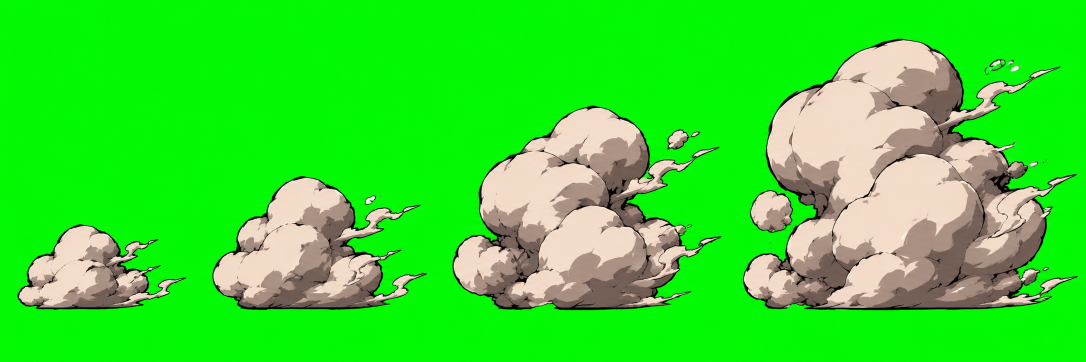
#> input picture art/fx-smoke.png, 2172 x 724 px (shown at 1/2 size)
$ python prepare_fx.py
#> lines starting #> are read from the running program, lines starting #| are printed output that depends on the picture
#> in main, rgb is the input picture: shape (724, 2172, 3); mean R, G, B 57, 221.9, 47.1
### lab/tools/prepare_poses.py
"""Découpe les illustrations du personnage (garde, transition, marche) en calques pour le moteur.

Usage (depuis lab/) : python3 tools/prepare_poses.py [--debug dossier]
Lit, dans art/ à la racine du dépôt, hero-guard.png, hero-step.png, hero-walk.png, hero-dash-forward.png, hero-dash-back.png,
hero-crouch-step.png, hero-crouch.png, hero-block-step.png, hero-block.png, hero-crouch-block.png les quatre hero-jump-*.png les neuf hero-punch-*.png, les six hero-jab-*.png, les six hero-special-*.png, les deux hero-hurt*.png, les trois hero-ground-*.png, les quatre hero-ko-*.png, les quatre hero-exit-*.png et les deux hero-kick-*.png
(fond vert uni, 1024 x 1536).
Écrit un atlas par pose dans ../game/public/assets/hero/ et ../game/src/hero/poseData.ts.
Les polygones et les articulations sont tracés à la main pour ces illustrations.
"""
import sys
from pathlib import Path

import cv2
import numpy as np
from PIL import Image

ROOT = Path(__file__).resolve().parent.parent    # le dossier lab/
ART = ROOT.parent / 'art'                        # les illustrations sont à la racine du dépôt, communes au lab et au folio
GAME = ROOT.parent / 'game'                      # moteur et images du jeu, communs au lab et au folio
OUT = GAME / 'public' / 'assets' / 'hero'
DATA = GAME / 'src' / 'hero' / 'poseData.ts'
DEBUG = Path(sys.argv[sys.argv.index('--debug') + 1]) if '--debug' in sys.argv else None
PAD = 8
W, H = 1024, 1536
WHITE = np.array([242, 238, 238], np.float32)

# Logos de marque à effacer sur les baskets : dans chaque polygone, les pixels sombres deviennent blancs.
LOGOS = dict(
    exitLean=[[(693, 1338), (722, 1348), (752, 1354), (774, 1346), (779, 1366), (762, 1389), (738, 1385), (697, 1362)]],
    guard=[[(780, 1345), (822, 1345), (876, 1375), (876, 1403), (838, 1403), (780, 1368)]],
    walk=[[(108, 1293), (136, 1293), (216, 1335), (216, 1359), (180, 1359), (108, 1318)],
          [(765, 1400), (800, 1370), (848, 1370), (848, 1398), (820, 1426), (770, 1432)]],
    step=[],
    crouchStep=[],
    crouch=[],
    blockStep=[],
    block=[],
    crouchBlock=[],
    jumpStart=[],
    jumpRise=[],
    jumpPeak=[],
    punchStart=[[(34, 1262), (58, 1262), (58, 1308), (34, 1308)]],
    punchHit=[[(32, 1242), (58, 1242), (58, 1292), (32, 1292)]],
    punchChain1=[],
    specialCharge=[],
    specialIn1=[],
    specialIn2=[],
    specialIn3=[],
    specialThrow=[],
    specialRecover=[],
    punchHeavyStart=[],
    punchHeavyHit=[],
    punchHeavyRecover=[],
    punchChain2=[],
    punchMidHit=[],
    punchMidRecover=[],
    jumpLand=[[(155, 1275), (195, 1285), (200, 1325), (165, 1325)]],
    dashForward=[],
    dashBack=[],
    # nouveau jab : la virgule sur la basket avant, qui se décale un peu d'un dessin à l'autre
    jab1=[[(698, 1300), (752, 1318), (800, 1327), (823, 1337), (824, 1355), (816, 1374), (798, 1375), (770, 1361), (740, 1345), (698, 1330)]],
    jab2=[[(698, 1300), (752, 1318), (800, 1327), (823, 1337), (824, 1355), (816, 1374), (798, 1375), (770, 1361), (740, 1345), (698, 1330)]],
    jab3=[[(693, 1301), (747, 1319), (795, 1328), (818, 1338), (819, 1356), (811, 1375), (793, 1376), (765, 1362), (735, 1346), (693, 1331)]],
    jab4=[[(694, 1301), (748, 1319), (796, 1328), (819, 1338), (820, 1356), (812, 1375), (794, 1376), (766, 1362), (736, 1346), (694, 1331)]],
    jab5=[[(678, 1302), (732, 1320), (780, 1329), (803, 1339), (804, 1357), (796, 1376), (778, 1377), (750, 1363), (720, 1347), (678, 1332)]],
    jab6=[[(678, 1303), (732, 1321), (780, 1330), (803, 1340), (804, 1358), (796, 1377), (778, 1378), (750, 1364), (720, 1348), (678, 1333)]],
)
# Logos en relief, tracés en traits pâles sur le blanc : dans chaque polygone, tout pixel clair devient blanc.
# Logos rouges sur un panneau blanc : dans chaque rectangle (x0, y0, x1, y1), serré autour du logo, les pixels
# rouges et leur contour sombre sont repeints d'après leur voisinage.
RED_LOGOS = dict(groundCharge=[(770, 1145, 840, 1200)], groundRise=[(775, 1160, 840, 1210)], groundPalm=[(770, 1140, 840, 1195)],
                 kickStart=[(420, 1312, 498, 1374), (640, 726, 684, 786)],
                 kickHit=[(316, 1308, 373, 1354), (876, 390, 910, 420)],
                 hurtGut=[(735, 1285, 800, 1322), (118, 1255, 150, 1292)])
# Logos gris ou noirs sur un panneau blanc : dans chaque rectangle, serré autour du logo, les pixels gris ou
# sombres peu colorés sont repeints d'après le blanc qui les entoure.
GRAY_LOGOS = dict(koStagger=[(185, 1262, 255, 1320), (825, 1300, 890, 1365)], koFall=[(305, 1250, 375, 1320), (810, 1170, 885, 1235)],
                  koAir=[(812, 540, 858, 606), (868, 550, 905, 610)], koDown=[(818, 1212, 872, 1265)],
                  launch=[(222, 1186, 262, 1254), (617, 1176, 648, 1240)],
                  slamFall=[(850, 510, 886, 596), (812, 1060, 900, 1100)], slamDown=[(800, 940, 826, 990), (845, 1400, 910, 1438)],
                  slamBounce=[(822, 1178, 890, 1225), (790, 1410, 855, 1445)],
                  getupKneel=[(745, 1235, 820, 1295)], getupRise=[(695, 1335, 770, 1392)],
                  getupGuard=[(135, 1345, 168, 1390), (695, 1335, 790, 1394)])
# Logos clairs sur le col noir de la basket : dans chaque rectangle, les pixels clairs sont repeints d'après le noir qui les entoure.
DARK_LOGOS = dict(slamFall=[(875, 985, 925, 1020)], slamDown=[(855, 1352, 885, 1380)], slamBounce=[(855, 1135, 880, 1158), (796, 1365, 818, 1386)],
                  getupSit=[(782, 1170, 810, 1195), (892, 1115, 925, 1142)], getupKneel=[(828, 1178, 860, 1204)],
                  getupRise=[(215, 1272, 245, 1300), (778, 1278, 808, 1302)], getupGuard=[(202, 1288, 232, 1312), (800, 1285, 825, 1310)])
FAINT_LOGOS = dict(jumpStart=[[(150, 1228), (188, 1226), (204, 1262), (205, 1296), (150, 1296)]],
                   punchStart=[[(740, 1300), (800, 1300), (800, 1345), (740, 1345)]],
                   punchHit=[[(740, 1288), (800, 1288), (800, 1340), (740, 1340)]])
# Poses en un seul calque : le point d'appui horizontal est donné à la main (l'aplomb des hanches).
SINGLE = dict(step=None, dashForward=560, dashBack=360, crouchStep=None, crouch=None, blockStep=None, block=None, crouchBlock=None,
              jumpStart=None, jumpRise=520, jumpPeak=520, jumpLand=None,
              # jab : calé pour que le pied arrière tombe sur celui de la garde ; le pied avant fait son petit pas
              punchStart=483, punchHit=475,
              # nouveau jab, en six dessins : calé sur le milieu des pieds, qui ne bougent presque pas
              jab1=None, jab2=None, jab3=None, jab4=None, jab5=None, jab6=None,
              # direct : corps entier, calé sur le pied avant de la garde ; le pied arrière pivote sur place
              punchMidHit=518,
              # transitions jab -> direct : le pied avant glisse de sa place du jab à celle du direct
              punchChain1=495, punchChain2=500,
              # coup fort : calé sur le pied avant, comme le direct
              punchHeavyStart=518, punchHeavyHit=526, punchHeavyRecover=518,
              # attaque spéciale : calée sur le pied avant
              specialCharge=526, specialThrow=534, specialRecover=518,
              specialIn1=524, specialIn2=524, specialIn3=524,
              # coup encaissé : calé sur le pied avant
              hurt=524, hurtRecover=524, hurtGut=540,
              # rafale de coups de pied : calée sur le pied arrière de la garde, qui sert d'appui (dessins 1,17 fois plus petits)
              # frappe au sol : calée sur le milieu des pieds
              groundCharge=515, groundRise=509, groundPalm=496,
              # K.O. : calé sur le milieu des pieds, puis sur le milieu du corps en l'air et au sol
              koStagger=600, koFall=600, koAir=520, koDown=500,
              # sortie de fin de round : calée sur le milieu des deux pieds, qui bougent d'un dessin à l'autre
              exitLean=517, exitCrouch=541, exitGround=496, exitSpring=500,
              # coup de pied : calé sur l'aplomb des hanches, comme la garde, pour que le corps ne saute pas
              kickStart=465, kickHit=410,
              # propulsé par l'attaque ultime de l'adversaire : calé sur le milieu du corps, comme le K.O. en l'air
              launch=470,
              # écrasé au sol par l'attaque ultime : calé sur le milieu du corps
              slamFall=520, slamDown=500, slamBounce=490,
              # il se relève : calé sur le milieu des appuis (fesses et basket, genou et basket, puis les deux pieds)
              getupSit=600, getupKneel=560, getupRise=540, getupGuard=540)
# Coups donnés depuis la garde : le haut du corps vient de l'illustration du coup, les jambes restent celles de la
# garde, pour que les pieds ne bougent pas. Valeur : décalage qui amène la boucle de ceinture du coup sur celle de
# la garde (557, 693).
ON_GUARD_LEGS = dict(punchMidRecover=(-13, 68))

# ---------- marche : articulations et polygones. « near » = côté proche (jambe avant, bras arrière) ----------
WALK_JOINTS = dict(
    hip_near=(560, 745), knee_near=(690, 1040), ankle_near=(760, 1320),
    hip_far=(540, 745), knee_far=(350, 1060), ankle_far=(215, 1265),
    shoulder_near=(410, 340), shoulder_far=(650, 400), neck=(590, 280), ribbon=(500, 185), ribbon_low=(222, 595),
)
BELT = [(340, 668), (480, 668), (560, 658), (605, 656), (700, 640)]
WALK_POLY = dict(   # du plus prioritaire au moins prioritaire
    head=[(490, 40), (770, 40), (770, 250), (705, 285), (665, 308), (628, 296), (600, 268), (572, 262), (545, 238), (520, 235), (500, 205)],
    arm_near=[(360, 285), (450, 300), (490, 380), (480, 470), (430, 540), (350, 600), (335, 640), (330, 700), (340, 885), (190, 885), (190, 700), (235, 640), (205, 570), (215, 470), (270, 380)],
    arm_far=[(690, 440), (735, 470), (775, 540), (800, 640), (872, 740), (872, 852), (750, 852), (735, 720), (712, 650), (690, 600)],
    foot_near=[(675, 1310), (712, 1288), (800, 1282), (840, 1300), (1012, 1380), (1012, 1500), (675, 1500)],
    foot_far=[(95, 1262), (100, 1215), (180, 1228), (255, 1240), (275, 1275), (345, 1420), (345, 1500), (40, 1500), (40, 1320)],
    hip=BELT[:4] + [(612, 760), (600, 900), (575, 935), (540, 900), (520, 850), (455, 845), (455, 960), (480, 1000), (490, 1165), (440, 1165), (400, 1050), (380, 940), (350, 930), (330, 860)],
    thigh_near=[(605, 656), (700, 640), (725, 720), (760, 850), (805, 990), (862, 1085), (545, 1078), (505, 1030), (480, 1000), (455, 960), (455, 845), (520, 850), (540, 900), (575, 935), (600, 900), (612, 760)],
    shin_near=[(545, 1078), (862, 1085), (872, 1325), (545, 1325)],
    thigh_far=[(300, 930), (520, 1000), (520, 1050), (436, 1110), (264, 1010)],
    shin_far=[(264, 1010), (436, 1110), (420, 1290), (150, 1290), (150, 1100)],
)
BAND = BELT + [(700, 600), (560, 612), (480, 622), (340, 622)]
WALK_FILL = dict(   # zones cachées à reboucher, par calque
    torso=[(410, 300), (480, 300), (500, 480), (480, 640), (350, 650), (345, 560), (380, 440)],
    thigh_near=[(605, 656), (700, 640), (700, 600), (605, 612)], hip=BAND,
    shin_near=[(545, 1078), (862, 1085), (850, 1010), (560, 1005)],
    shin_far=[(264, 1010), (436, 1110), (480, 1060), (310, 960)],
    foot_near=[(675, 1310), (712, 1288), (800, 1282), (840, 1300), (830, 1260), (690, 1265)],
    foot_far=[(110, 1262), (180, 1228), (255, 1240), (275, 1275), (285, 1225), (180, 1195), (110, 1230)],
)
# Cuisses : la partie cachée est une forme arrondie le long de l'os (début, fin, épaisseur).
WALK_CAPSULE = dict(thigh_near=((560, 750), (690, 1040), 210), thigh_far=((540, 755), (350, 1060), 190))
WALK_KNEE = dict(thigh_near=((545, 1078), (862, 1085)), thigh_far=((264, 1010), (436, 1110)))
WALK_ORDER = ['ribbons', 'ribbon_low', 'arm_far', 'pelvis', 'foot_far', 'shin_far', 'thigh_far', 'foot_near', 'shin_near', 'thigh_near', 'hip', 'torso', 'head', 'arm_near']
WALK_PARENT = dict(hip='torso', ribbons='head', ribbon_low='torso', arm_far='torso', pelvis='torso', head='torso', arm_near='torso', torso=None,
                   thigh_near='torso', shin_near='thigh_near', foot_near='shin_near', thigh_far='torso', shin_far='thigh_far', foot_far='shin_far')
WALK_PIVOT = dict(hip='hip_near', ribbons='ribbon', ribbon_low='ribbon_low', arm_far='shoulder_far', pelvis='hip_near', head='neck', arm_near='shoulder_near', torso='hip_near',
                  thigh_near='hip_near', shin_near='knee_near', foot_near='ankle_near', thigh_far='hip_far', shin_far='knee_far', foot_far='ankle_far')
WALK_LEFT = [(0, 100), (500, 100), (500, 235), (450, 250), (360, 285), (270, 380), (215, 470), (205, 570), (235, 640), (195, 700), (190, 885), (160, 1010), (0, 1010)]
WALK_RIBBON_LOW = [(40, 540), (215, 560), (240, 640), (200, 700), (40, 700)]

# ---------- garde ----------
GUARD_JOINTS = dict(waist=(560, 705), neck=(600, 300), ribbon=(510, 190), ribbon_low=(300, 650))
GUARD_WAIST = [(0, 735), (240, 735), (330, 715), (480, 702), (640, 698), (760, 690), (1024, 690)]
GUARD_HEAD = [(495, 60), (800, 60), (800, 260), (720, 300), (680, 335), (640, 330), (600, 300), (560, 290), (520, 250)]
GUARD_LEFT = [(0, 100), (520, 100), (520, 200), (500, 218), (430, 243), (335, 255), (300, 300), (302, 335), (240, 400), (208, 440), (212, 520), (262, 640), (275, 660), (250, 700), (240, 760), (200, 900), (0, 900)]
GUARD_RIBBON_LOW = [(165, 600), (345, 590), (310, 670), (260, 760), (200, 900), (90, 900), (120, 760)]
GUARD_ORDER = ['ribbons', 'ribbon_low', 'lower', 'upper', 'head']
GUARD_PARENT = dict(ribbons='upper', ribbon_low='upper', lower=None, upper='lower', head='upper')
GUARD_PIVOT = dict(ribbons='ribbon', ribbon_low='ribbon_low', lower='waist', upper='waist', head='neck')


# [4 lines left out: function poly, not called in this run]


FILES = dict(guard='hero-guard.png', step='hero-step.png', walk='hero-walk.png', dashForward='hero-dash-forward.png', dashBack='hero-dash-back.png',
             crouchStep='hero-crouch-step.png', crouch='hero-crouch.png',
             blockStep='hero-block-step.png', block='hero-block.png', crouchBlock='hero-crouch-block.png',
             jumpStart='hero-jump-start.png', jumpRise='hero-jump-rise.png', jumpPeak='hero-jump-peak.png', jumpLand='hero-jump-land.png',
             punchStart='hero-punch-start.png', punchHit='hero-punch-hit.png',
             **{f'jab{i}': f'hero-jab-{i}.png' for i in range(1, 7)},
             punchHeavyStart='hero-punch-heavy-start.png', punchHeavyHit='hero-punch-heavy-hit.png', punchHeavyRecover='hero-punch-heavy-recover.png',
             specialIn1='hero-special-in-1.png', specialIn2='hero-special-in-2.png', specialIn3='hero-special-in-3.png',
             specialCharge='hero-special-charge.png', specialThrow='hero-special-throw.png', specialRecover='hero-special-recover.png',
             hurt='hero-hurt.png', hurtRecover='hero-hurt-recover.png', hurtGut='hero-hurt-gut.png',
             exitLean='hero-exit-lean.png', exitCrouch='hero-exit-crouch.png', exitGround='hero-exit-ground.png', exitSpring='hero-exit-spring.png',
             kickStart='hero-kick-start.png', kickHit='hero-kick-hit.png',
             koStagger='hero-ko-stagger.png', koFall='hero-ko-fall.png', koAir='hero-ko-air.png', koDown='hero-ko-down.png', launch='hero-launch.png',
             slamFall='hero-slam-fall.png', slamDown='hero-slam-down.png', slamBounce='hero-slam-bounce.png',
             getupSit='hero-getup-sit.png', getupKneel='hero-getup-kneel.png', getupRise='hero-getup-rise.png', getupGuard='hero-getup-guard.png',
             groundCharge='hero-ground-charge.png', groundRise='hero-ground-rise.png', groundPalm='hero-ground-palm.png',
             punchChain1='hero-punch-chain-1.png', punchChain2='hero-punch-chain-2.png', punchMidHit='hero-punch-mid-hit.png', punchMidRecover='hero-punch-mid-recover.png')


# [39 lines left out: function load, not called in this run]


def key_green(rgb: np.ndarray) -> np.ndarray:
    """Retire le fond vert d'une illustration et retourne l'image avec sa transparence."""
    f = rgb.astype(np.float32)
    r, g, b = f[..., 0], f[..., 1], f[..., 2]
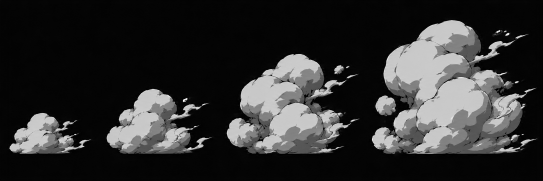
#> b: shape (724, 2172) float32 (shown at 1/4 size); min 0, max 255, mean 47.1
    # le vert du fond varie d'une image générée à l'autre : on le mesure dans un coin plutôt que de le supposer
    bg = np.median(f[4:60, 4:60].reshape(-1, 3), axis=0).astype(np.float32)
#> bg = [2, 249, 3]
    full = bg[1] - max(bg[0], bg[2]) - 12
#> full = 234
    alpha = 1 - np.clip((g - np.maximum(r, b) - 40) / (full - 40), 0, 1)
    a = np.maximum(alpha, 0.02)[..., None]
    col = np.clip((f - (1 - a) * bg) / a, 0, 255)
    col[..., 1] = np.minimum(col[..., 1], np.maximum(col[..., 0], col[..., 2]))
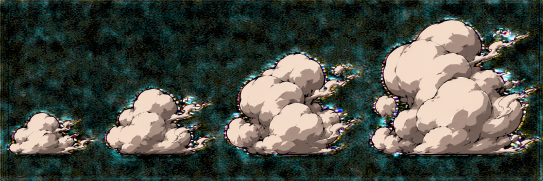
#> col: shape (724, 2172, 3) float32 (shown at 1/4 size); mean R, G, B 73.1, 77.3, 69
    alpha[alpha < 0.06] = 0
#> alpha: shape (724, 2172) float32; min 0, max 1, mean 0.306
    # poussières : un pixel isolé du fond suffit à agrandir le rectangle d'un calque jusqu'au bord de l'image
    count, labels, stats, _ = cv2.connectedComponentsWithStats((alpha > 0).astype(np.uint8), connectivity=8)
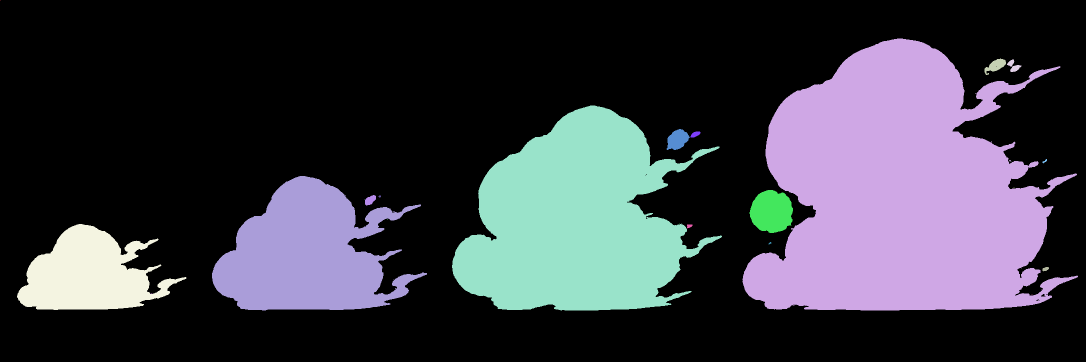
#> labels: shape (724, 2172) int32 (shown at 1/2 size); 25 distinct labels, from 0 to 24; one colour per label, 0 black
#> count = 25; stats = 25 rows, first 6: [0, 0, 2172, 724, 1084137], [0, 0, 1, 1, 1], [1485, 77, 671, 544, 239692], [1969, 117, 43, 33, 697], [2014, 119, 29, 25, 323], [904, 211, 540, 410, 137287]
    for i in range(1, count):
        if stats[i, cv2.CC_STAT_AREA] < 30:
            alpha[labels == i] = 0
#> alpha: shape (724, 2172) float32; min 0, max 1, mean 0.306
    return np.dstack([col, alpha * 255]).astype(np.uint8)
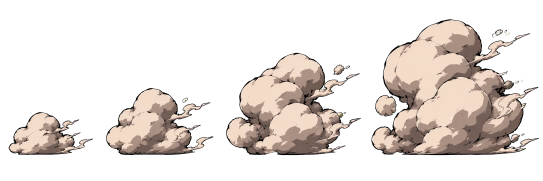
#> returned value: shape (724, 2172, 4) (shown at 1/4 size); mean of channels 0, 1, 2, 3 73.5, 77.1, 68.8, 78.1; transparent parts drawn white


def is_red(art: np.ndarray) -> np.ndarray:
    r, g, b = [art[..., i].astype(int) for i in range(3)]
    return (art[..., 3] > 0) & (r > 110) & (g < 0.45 * r) & (b < 0.5 * r)


def near_red(red: np.ndarray) -> np.ndarray:
    """Le rouge et son trait d'encre : ce qui distingue un ruban d'un bout de veste pris dans le même polygone."""
    return cv2.dilate(red.astype(np.uint8), np.ones((9, 9), np.uint8)).astype(bool)


# [209 lines left out: functions fill_hidden, cut_walk, cut_guard, cut_on_guard_legs, pack, anchor and 2 more, not called in this run]


# [2 lines that do not run on import are left out]

### lab/tools/prepare_fx.py
"""Prépare les effets dessinés : les bouffées de fumée de la sortie de fin de round, et la planche d'effets de la
frappe au sol.

Usage (depuis lab/) : python3 tools/prepare_fx.py
Lit ../art/fx-smoke.png (plusieurs bouffées côte à côte sur fond vert uni), retire le fond vert, sépare les
bouffées là où une colonne entière est vide, et écrit chacune dans ../game/public/assets/fx/smoke-N.webp, de la plus
petite à la plus grande. Affiche leur taille, reprise dans SMOKE (../game/src/hero/HeroLayer.ts).
Lit aussi ../art/fx-ground-special.png (planche d'effets déjà détourée) et l'écrit telle quelle dans
public/assets/fx/ground-special.webp ; les rectangles de chaque effet sont dans FX (HeroLayer.ts).
Les huit dessins de l'étincelle d'un coup qui touche (../art/fx-hit-N.png), voir `hit`.
Et les douze dessins de l'impact du coup de marteau de l'adversaire (../art/fx-hammer-N.png), voir `hammer`.
Et les 24 dessins de la boule de feu de Moussa (../art/fx-fireball.png, une planche), voir `fireball`.
"""
import numpy as np
from PIL import Image

from prepare_poses import ART, GAME, ROOT, key_green

OUT = GAME / 'public' / 'assets' / 'fx'
PAD = 4


def main() -> None:
    rgb = np.asarray(Image.open(ART / 'fx-smoke.png').convert('RGB')).copy()
    art = key_green(rgb)
    art[art[..., 3] == 0] = 0
    filled = (art[..., 3] > 0).any(axis=0)
    # bouffées : suites de colonnes non vides, les plus étroites (des miettes) sont ignorées
    spans, start = [], None
    for x, on in enumerate(list(filled) + [False]):
        if on and start is None:
            start = x
        elif not on and start is not None:
            if x - start > 60:
                spans.append((start, x))
            start = None
#> this loop made 2173 passes
#> on on passes 1 to 8: False, False, False, False, False, False, False, False
#> after the loop, spans = [(34, 373), (424, 854), (904, 1444), (1485, 2156)]
    OUT.mkdir(parents=True, exist_ok=True)
    for index, (x0, x1) in enumerate(spans, 1):
        part = art[:, x0:x1]
        ys = np.where((part[..., 3] > 0).any(axis=1))[0]
        crop = np.pad(part[ys.min():ys.max() + 1], ((PAD, PAD), (PAD, PAD), (0, 0)))
        Image.fromarray(crop).save(OUT / f'smoke-{index}.webp', lossless=True, quality=100, method=6)
        print(f'smoke-{index} : {crop.shape[1]} x {crop.shape[0]}')
#> this loop made 4 passes
#> (printed output is left out)
#> pass 1, in main, `part = art[:, x0:x1]`:
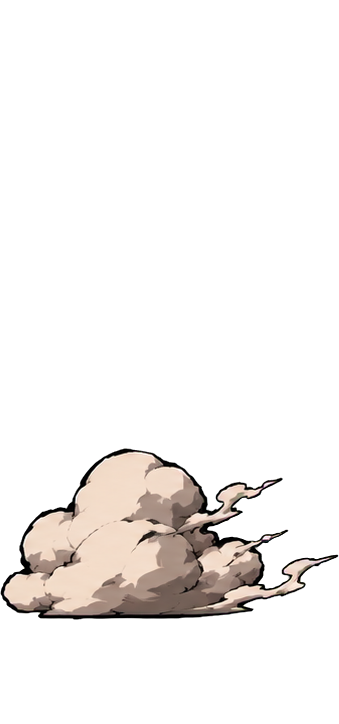
#> part: shape (724, 339, 4); mean R, G, B, A 23.8, 21.1, 19.4, 34.3; transparent parts drawn white
#> pass 1, in main, `crop = np.pad(part[ys.min():ys.max() + 1], ((PAD, PAD), (PAD, PAD), (0..`:
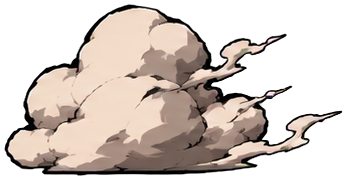
#> crop: shape (180, 347, 4); mean R, G, B, A 93.7, 83.1, 76.3, 135; transparent parts drawn white
#> after the loop:
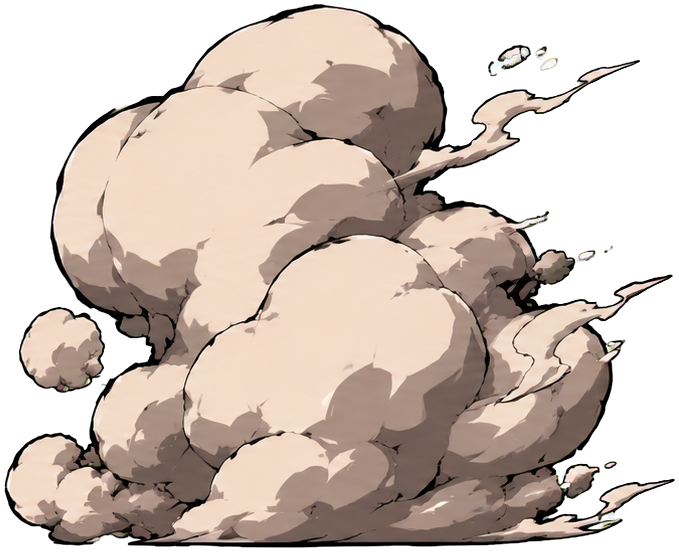
#> crop: shape (552, 679, 4); mean R, G, B, A 119, 104.9, 95.9, 165.8; transparent parts drawn white
#> (the run stopped early here; a loop or call above may not have finished)
